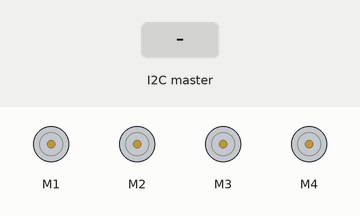
This sketch was run on a simulated Arduino Uno, built with avr-gcc and run on an emulated ATmega328P. On the bench: 4 × DC motor (green arrow = forward, orange = backward, longer = faster). The inputs (shaded band) are chosen by the test bench.

Above: at 1.2 s.
1.3 s: the I2C master sends the byte 1
At 2.5 s:
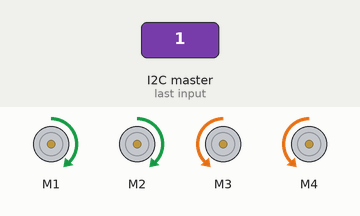
2.8 s: the I2C master sends the byte 2
At 3.8 s:
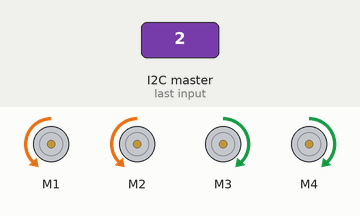
4.3 s: the I2C master sends the byte 0
At 4.9 s:
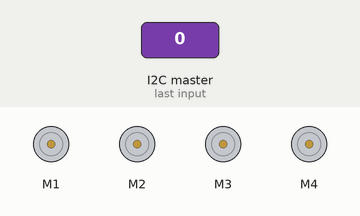
Timing chart, 0 to 7.3 s (numbered marks = the images above; inputs shaded):
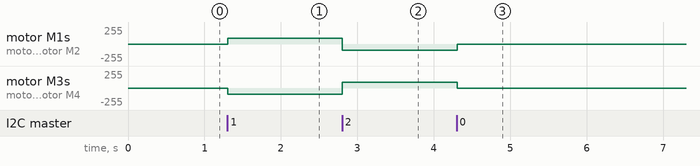

The sketch:

Arduino_code.ino
```cpp
#include <AFMotor.h>

#include <Wire.h>
#define SLAVE_ADDRESS 0x04
int number = 0;

AF_DCMotor motor1(1);
AF_DCMotor motor2(2);
AF_DCMotor motor3(3);
AF_DCMotor motor4(4);

void setup() {
  Wire.begin(SLAVE_ADDRESS);
  Wire.onReceive(receiveData);
  motor1.setSpeed(255);
  motor2.setSpeed(255);
  motor3.setSpeed(255);
  motor4.setSpeed(255);
  motor1.run(RELEASE);
  motor2.run(RELEASE);
  motor3.run(RELEASE);
  motor4.run(RELEASE);
}

void receiveData(int byteCount) {
  while (Wire.available()) {
    number = Wire.read();
    int s = 90;
     if (number == 1)   // front
     {
    motor1.run(FORWARD);
    motor1.setSpeed(s);
    delay(1);
    motor2.run(FORWARD);
    motor2.setSpeed(s);
    delay(1);
    motor3.run(BACKWARD);
    motor3.setSpeed(s);
    delay(1);
    motor4.run(BACKWARD);
    motor4.setSpeed(s);
    delay(1);
    }
     if (number ==2) // back
    {
    motor1.run(BACKWARD);
    motor1.setSpeed(s);
    delay(1);
    motor2.run(BACKWARD);
    motor2.setSpeed(s);
    delay(1);
    motor3.run(FORWARD);
    motor3.setSpeed(s);
    delay(1);
    motor4.run(FORWARD);
    motor4.setSpeed(s);
    delay(1);

  }

    if (number == 3) //right
  {
    motor1.run(FORWARD);
    motor1.setSpeed(s);
    delay(1);
    motor2.run(FORWARD);
    motor2.setSpeed(s);
    delay(1);
    motor3.run(FORWARD);
    motor3.setSpeed(s);
    delay(1);
    motor4.run(FORWARD);
    motor4.setSpeed(s);
    delay(1);
  }
  if (number == 4) //left
  {
  motor1.run(BACKWARD);
  motor1.setSpeed(s);
  delay(1);
  motor2.run(BACKWARD);
  motor2.setSpeed(s);
  delay(1);
  motor3.run(BACKWARD);
  motor3.setSpeed(s);
  delay(1);
  motor4.run(BACKWARD);
  motor4.setSpeed(s);
  delay(1);

  }
   if (number == 0) //stop
  {
  motor1.run(BACKWARD);
  motor1.setSpeed(0);
  delay(1);
  motor2.run(BACKWARD);
  motor2.setSpeed(0);
  delay(1);
  motor3.run(BACKWARD);
  motor3.setSpeed(0);
  delay(1);
  motor4.run(BACKWARD);
  motor4.setSpeed(0);
  delay(1);

  }
}
}
void loop(){}
```

Measured:
- after the input at 1.3 s, motor M1, motor M2: stopped → forward 90/255 at once; motor M3, motor M4: stopped → backward 90/255 at once
- after the input at 2.8 s, motor M1, motor M2: forward 90/255 → backward 90/255 at once; motor M3, motor M4: backward 90/255 → forward 90/255 at once
- after the input at 4.3 s, motor M1, motor M2: backward 90/255 → stopped at once; motor M3, motor M4: forward 90/255 → stopped at once
